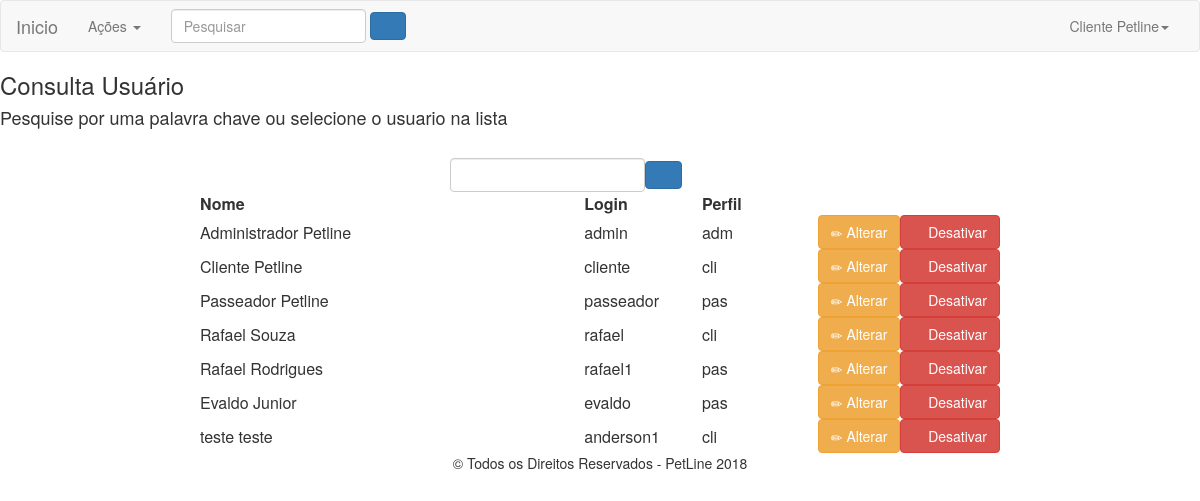
The app's page /consulta/consulta_usuario.php (signed in) with its own data.
### tables this page shows
CREATE TABLE `usuario` (
  `id` int(11) NOT NULL AUTO_INCREMENT,
  `nome` varchar(255) NOT NULL,
  `sobrenome` varchar(255) NOT NULL,
  `login` varchar(25) NOT NULL,
  `senha` varchar(50) NOT NULL,
  `email` varchar(255) NOT NULL,
  `telefone` varchar(50) NOT NULL,
  `rg` varchar(20) NOT NULL,
  `cpf` varchar(25) NOT NULL,
  `uf` char(2) NOT NULL,
  `cep` varchar(20) NOT NULL,
  `cidade` varchar(255) NOT NULL,
  `rua` varchar(255) NOT NULL,
  `bairro` varchar(255) NOT NULL,
  `dt_nascimento` timestamp NOT NULL DEFAULT CURRENT_TIMESTAMP,
  `descricao` text,
  `perfil` char(3) NOT NULL,
  `ativo` int(11) DEFAULT NULL,
  `dt_alteracao` timestamp NOT NULL DEFAULT CURRENT_TIMESTAMP ON UPDATE CURRENT_TIMESTAMP,
  PRIMARY KEY (`id`),
  UNIQUE KEY `cpf` (`cpf`),
  UNIQUE KEY `login` (`login`),
  KEY `idx_cliente` (`id`)
);

### consulta/consulta_usuario.php (the view, shortened to what this page needs)
<?php
include "../cabecalho.php";
$sqlConsultaUsuario = "SELECT id, CONCAT(nome, ' ', sobrenome) AS nome, login, ativo, perfil FROM usuario";
$resultadoConsultaUsuario = mysqli_query($conn,$sqlConsultaUsuario);
$contadorConsultaUsuario = mysqli_num_rows($resultadoConsultaUsuario);
?>
    <h3>Consulta Usuário</h3>
    <h4>Pesquise por uma palavra chave ou selecione o usuario na lista</h4>
    <br>
    <div style="margin: auto; max-width: 300px;">
        <table>
            <tr>
                <td><input type="text" class="form-control" id="busca" name="busca"></td>
                <td><button type="button" class="btn btn-primary" id="busca">
                    <span class="glyphicon glyphicon-search"> </span>
                </button></td>
        </table>
    </div>
    <div style="margin: auto; max-width: 800px;">
    <table width=100%>
        <tr>
            <th>Nome</th>
            <th>Login</th>
            <th>Perfil</th>
            <th></th>
        </tr>
        <?php
            if ($contadorConsultaUsuario > 0) {
                while ($linhaUsuario = $resultadoConsultaUsuario -> fetch_array(MYSQLI_ASSOC)) {
                    $nome = $linhaUsuario['nome'];
                    $login = $linhaUsuario['login'];
                    $id = $linhaUsuario['id'];
                    $ativo = $linhaUsuario['ativo'];
                    $perfil = $linhaUsuario['perfil'];
                    echo "<tr>
                        <td width=50%>$nome</td>
                        <td width=15%>$login</td>
                        <td width=15%>$perfil</td>";
                    if ($ativo == 1) {
                        echo "
                        <td width=10% align=center><a href='http://www.petline.com.br/consulta/detalha_usuario.php?id=$id' class='btn btn-warning'><span class='glyphicon glyphicon-pencil'></span> Alterar</a></td>";?>
                        <td width=10% align=center><a href="http://www.petline.com.br/consulta/deleta_usuario.php" onclick="if(confirm('Tem certeza que deseja desativar o usuário?')) <?php echo "window.location.href = 'http://www.petline.com.br/consulta/deleta_usuario.php?cod=$id';" ?> ; return false" class="btn btn-danger"><span class="glyphicon glyphicon-remove"></span> Desativar</a></td>
                        <?php echo "</tr>";
                    }else{
                        echo "
                        <td width=20% colspan=2 align=center><a href='http://www.petline.com.br/consulta/ativa_usuario.php?cod=$id' class='btn btn-success'><span class='glyphicon glyphicon-ok'></span> Ativar</a></td>
                        </tr>";
                    }
                }
            }else{
                echo "<h4>Não existem usuario cadastrados</h4>";
            }
        ?>
    </table>
    </div>
<?php
include "../rodape.php";
?>

### cabecalho.php (shortened to what this page needs)
<?php
$nome = $_SESSION['nome'];
?>
<html>
    <head>
        <link rel="stylesheet" href="http://www.petline.com.br/css/bootstrap.min.css">
        <link rel="stylesheet" href="http://www.petline.com.br/css/petline.css">
    </head>
<body>
<nav class="navbar navbar-default">
  <div class="container-fluid">
    <div class="navbar-header">
      <a class="navbar-brand" href="http://www.petline.com.br/index.php">Inicio</a>
    </div>
    <div class="collapse navbar-collapse" id="bs-example-navbar-collapse-1">
      <ul class="nav navbar-nav">
        <li class="dropdown">
          <a href="#" class="dropdown-toggle" data-toggle="dropdown" role="button" aria-haspopup="true" aria-expanded="false">Ações <span class="caret"></span></a>
      </li>
    </ul>
      <form class="navbar-form navbar-left">
        <div class="form-group">
          <input type="text" class="form-control" placeholder="Pesquisar">
        </div>
        <button type="button" class="btn btn-primary" id="pesquisa"><span class="glyphicon glyphicon-search"></span></button>
      </form>
      <ul class="nav navbar-nav navbar-right">
      <ul class="nav navbar-nav">
        <li class="dropdown">
          <a href="#" class="dropdown-toggle" data-toggle="dropdown" role="button" aria-haspopup="true" aria-expanded="false"><?php echo $nome;?><span class="caret"></span></a>
      </li>
    </div>
  </div>
</nav>

### rodape.php
    <p align = "center">&copy; Todos os Direitos Reservados - PetLine 2018</p>
    </body>
</html>

### records on screen
usuario: nome "Administrador Petline", login "admin", perfil "adm"
usuario: nome "Cliente Petline", login "cliente", perfil "cli"
usuario: nome "Passeador Petline", login "passeador", perfil "pas"
usuario: nome "Rafael Souza", login "rafael", perfil "cli"
usuario: nome "Rafael Rodrigues", login "rafael1", perfil "pas"
usuario: nome "Evaldo Junior", login "evaldo", perfil "pas"
usuario: nome "teste teste", login "anderson1", perfil "cli"

### other values on screen
$nome "Cliente Petline"
